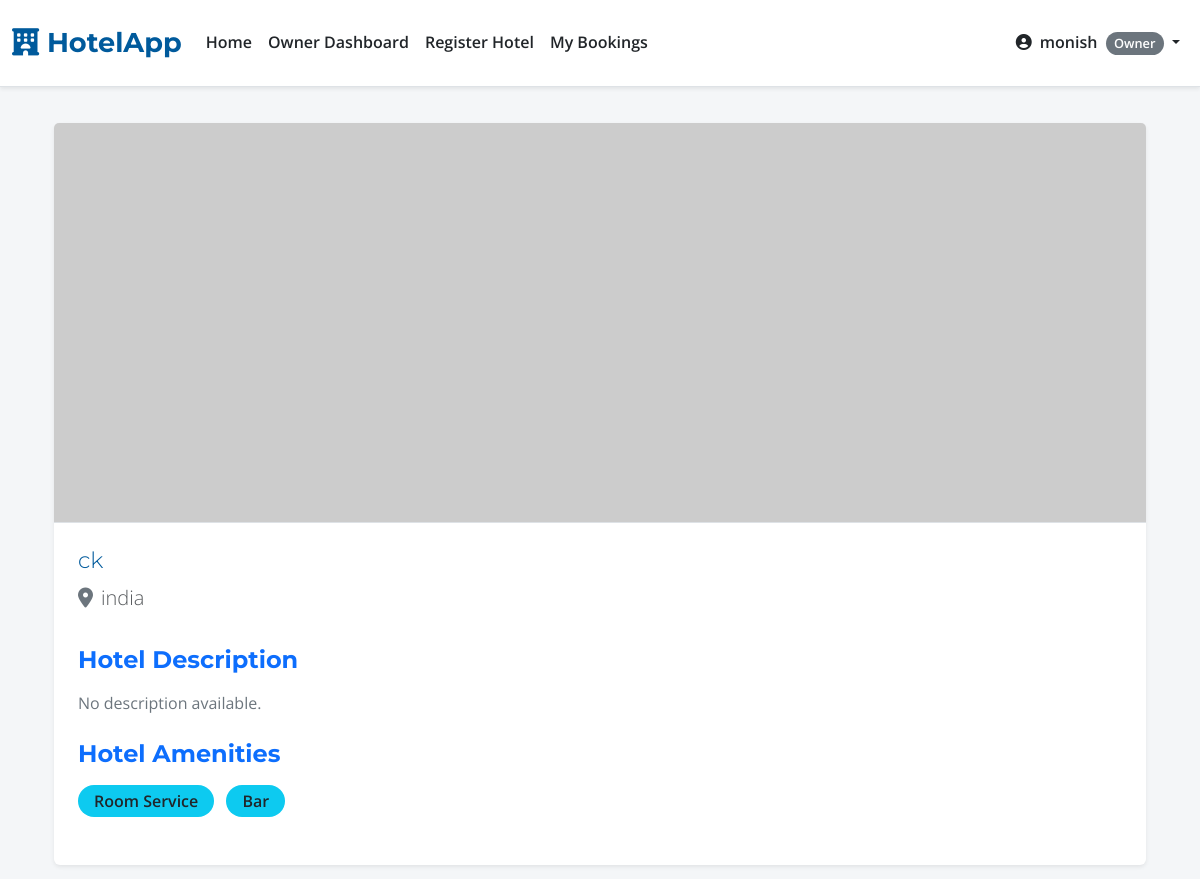
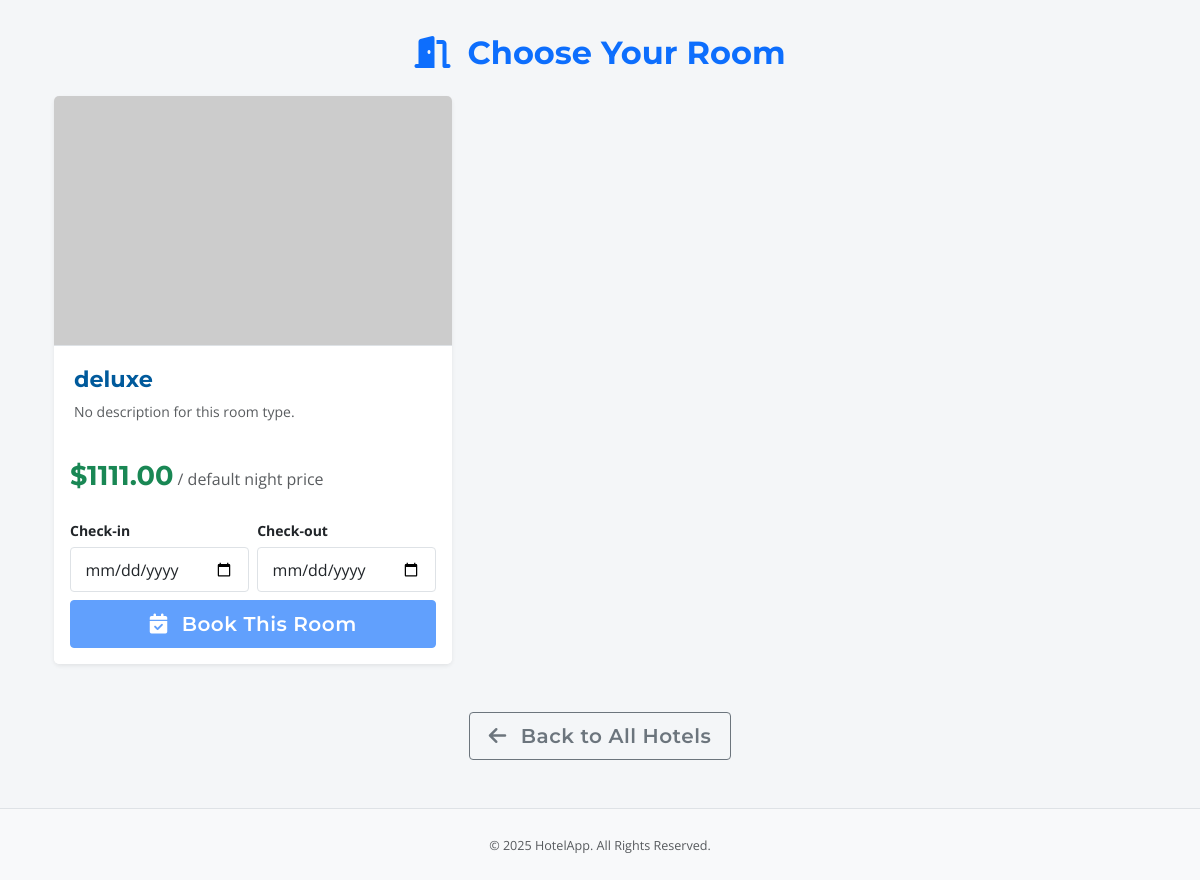
Screenshot of /hotel/1 (signed in) with the database file from the repository (2 pictures, top to bottom).
### app.py (models this page shows, shortened)
class User(UserMixin, db.Model):
    id = db.Column(db.Integer, primary_key=True)
    username = db.Column(db.String(80), unique=True, nullable=False)
    email = db.Column(db.String(120), unique=True, nullable=False)
    password_hash = db.Column(db.String(200), nullable=False)
    role = db.Column(db.String(20), nullable=False, default='user')
    is_active = db.Column(db.Boolean, default=True, nullable=False)
    created_at = db.Column(db.DateTime, default=datetime.utcnow)
    hotels_owned = db.relationship('Hotel', backref='owner_user', lazy=True, foreign_keys='Hotel.owner_id', cascade="all, delete-orphan")
    bookings = db.relationship('Booking', backref='booker', lazy=True, foreign_keys='Booking.user_id', cascade="all, delete-orphan")
    wishlist_items = db.relationship('Wishlist', backref='user', lazy='dynamic', cascade='all, delete-orphan')
    audit_logs = db.relationship('AuditLog', backref='actor', lazy=True, foreign_keys='AuditLog.user_id')

class Hotel(db.Model):
    id = db.Column(db.Integer, primary_key=True)
    name = db.Column(db.String(100), nullable=False)
    location = db.Column(db.String(200), nullable=False)
    description = db.Column(db.Text, nullable=True)
    price_per_night = db.Column(db.Float, nullable=True)
    image_url = db.Column(db.String(255), nullable=True, default='https://via.placeholder.com/800x500.png?text=Main+Hotel+Image')
    owner_id = db.Column(db.Integer, db.ForeignKey('user.id', ondelete='CASCADE'), nullable=False)
    is_approved = db.Column(db.Boolean, default=False, nullable=False)
    star_rating = db.Column(db.Integer, nullable=True)
    amenities = db.relationship('Amenity', secondary=hotel_amenities, lazy='subquery', backref=db.backref('hotels', lazy=True))
    latitude = db.Column(db.Float, nullable=True)
    longitude = db.Column(db.Float, nullable=True)
    gallery_images = db.relationship('HotelImage', backref='hotel_ref', lazy='dynamic', cascade="all, delete-orphan")
    bookings = db.relationship('Booking', backref='hotel', lazy=True, foreign_keys='Booking.hotel_id', cascade="all, delete-orphan")
    wishlisted_by_users = db.relationship('Wishlist', backref='hotel', lazy='dynamic', cascade='all, delete-orphan')
    room_types = db.relationship('RoomType', backref='hotel', lazy='dynamic', cascade="all, delete-orphan")

class Amenity(db.Model):
    id = db.Column(db.Integer, primary_key=True)
    name = db.Column(db.String(50), unique=True, nullable=False)

class RoomType(db.Model):
    id = db.Column(db.Integer, primary_key=True)
    hotel_id = db.Column(db.Integer, db.ForeignKey('hotel.id', ondelete='CASCADE'), nullable=False)
    name = db.Column(db.String(100), nullable=False)
    description = db.Column(db.Text, nullable=True)
    price_per_night = db.Column(db.Float, nullable=False)
    number_of_rooms = db.Column(db.Integer, nullable=False, default=1)
    amenities = db.Column(db.String(300), nullable=True)
    main_image_url = db.Column(db.String(255), nullable=True, default='https://via.placeholder.com/800x500.png?text=Room+Image')
    gallery_images = db.relationship('RoomImage', backref='room_type_ref', lazy='dynamic', cascade="all, delete-orphan")
    bookings = db.relationship('Booking', backref='room_type', lazy='dynamic', cascade="all, delete-orphan")
    availabilities = db.relationship('Availability', backref='room_type_ref', lazy='dynamic', cascade="all, delete-orphan")
    def get_amenities_list(self): return [a.strip() for a in self.amenities.split(',') if a.strip()] if self.amenities else []

### app.py (the view)
@app.route('/hotel/<int:hotel_id>')
def hotel_detail(hotel_id):
    hotel = Hotel.query.get_or_404(hotel_id)
    if not hotel.is_approved and (not current_user.is_authenticated or (current_user.role != 'admin' and current_user.id != hotel.owner_id)):
        flash("This hotel is not yet approved or does not exist.", "warning")
        return redirect(url_for('index'))
    room_types = hotel.room_types.order_by(RoomType.price_per_night.asc()).all()
    return render_template('hotel_detail.html', hotel=hotel, room_types=room_types, today=date.today().isoformat())

### app.py (called while the page is built)
@login_manager.user_loader
def load_user(user_id):
    user = User.query.get(int(user_id))
    if user and user.is_active:
        return user
    return None

@app.context_processor
def utility_processor():
    def is_hotel_in_wishlist(hotel_id):
        if current_user.is_authenticated:
            return Wishlist.query.filter_by(user_id=current_user.id, hotel_id=hotel_id).first() is not None
        return False
    return dict(is_hotel_in_wishlist=is_hotel_in_wishlist)

### templates/hotel_detail.html (shortened to what this page needs)
{% extends "base.html" %}
{% block content %}
<div class="container mt-4 mb-5">
    <div class="card shadow-sm border-0 mb-5">
        <img src="{{ hotel.image_url or 'https://via.placeholder.com/1200x400.png?text=Hotel+Image' }}" class="card-img-top" alt="{{ hotel.name }}" style="max-height: 400px; object-fit: cover;">
        <div class="card-body p-4">
            <div class="d-flex justify-content-between align-items-start">
                <div>
                    <h1 class="card-title display-5 mb-2">{{ hotel.name }}</h1>
                    <p class="lead text-muted mb-2"><i class="fas fa-map-marker-alt text-secondary me-2"></i>{{ hotel.location }}</p>
                </div>
            </div>
            <h4 class="mt-4 mb-3 text-primary">Hotel Description</h4>
            <p class="text-secondary preserve-newlines">{{ hotel.description if hotel.description else "No description available." }}</p>
             {% if hotel.amenities %}
                <h4 class="mt-4 mb-3 text-primary">Hotel Amenities</h4>
                <div class="mb-3">
                    {% for amenity in hotel.amenities %}
                        <span class="badge bg-info text-dark rounded-pill me-2 mb-2 p-2 px-3 fs-6">{{ amenity.name }}</span>
                    {% endfor %}
                </div>
            {% endif %}
        </div>
    </div>
    <h2 class="text-center mb-4 text-primary"><i class="fas fa-door-open me-2"></i> Choose Your Room</h2>
    {% if room_types %}
        <div class="row row-cols-1 row-cols-lg-2 g-4">
            {% for room in room_types %}
            <div class="col d-flex align-items-stretch">
                <div class="card h-100 shadow-sm border-0">
                    <img src="{{ room.main_image_url or 'https://via.placeholder.com/800x500.png?text=No+Room+Image' }}" class="card-img-top" alt="{{ room.name }}" style="height: 250px; object-fit: cover;">
                    <div class="card-body">
                        <h4 class="card-title">{{ room.name }}</h4>
                        <p class="card-text text-muted small">{{ room.description or 'No description for this room type.'}}</p>
                    </div>
                    <div class="card-footer bg-white border-top-0 p-3">
                        <div class="mb-3">
                            <h3 class="text-success d-inline-block">${{ "%.2f"|format(room.price_per_night) }}</h3> <small class="text-muted fs-6">/ default night price</small>
                        </div>
                        <form method="POST" action="{{ url_for('book_room', room_type_id=room.id) }}" class="booking-form" data-room-id="{{ room.id }}">
                            <div class="row g-2">
                                <div class="col-sm-6">
                                    <label for="check_in_date_{{room.id}}" class="form-label small fw-bold">Check-in</label>
                                    <input type="date" class="form-control check-in-date" id="check_in_date_{{room.id}}" name="check_in_date" min="{{ today }}" required>
                                </div>
                                <div class="col-sm-6">
                                    <label for="check_out_date_{{room.id}}" class="form-label small fw-bold">Check-out</label>
                                    <input type="date" class="form-control check-out-date" id="check_out_date_{{room.id}}" name="check_out_date" min="{{ today }}" required>
                                </div>
                            </div>
                            <div class="d-grid mt-2">
                                {% if current_user.is_authenticated %}
                                    <button type="submit" class="btn btn-primary btn-lg" disabled><i class="fas fa-calendar-check me-2"></i> Book This Room</button>
                                {% else %}
                                     <a href="{{ url_for('login', next=request.url) }}" class="btn btn-primary btn-lg">Login to Book</a>
                                {% endif %}
                            </div>
                        </form>
                    </div>
                </div>
            </div>
            {% endfor %}
        </div>
    {% else %}
        <div class="alert alert-warning text-center shadow-sm">This hotel has not listed any rooms yet. Please check back later.</div>
    {% endif %}
    <div class="mt-5 text-center"><a href="{{ url_for('index') }}" class="btn btn-outline-secondary btn-lg"><i class="fas fa-arrow-left me-2"></i> Back to All Hotels</a></div>
</div>
{% endblock %}

### templates/base.html (shortened to what this page needs)
<!DOCTYPE html>
<html lang="en">
<head>
    <link href="https://cdn.jsdelivr.net/npm/bootstrap@5.3.2/dist/css/bootstrap.min.css" rel="stylesheet">
    <link rel="stylesheet" href="https://cdnjs.cloudflare.com/ajax/libs/font-awesome/6.4.2/css/all.min.css" />
    <link rel="stylesheet" href="https://unpkg.com/leaflet@1.9.4/dist/leaflet.css"/>
    <link rel="stylesheet" href="{{ url_for('static', filename='style.css') }}">
</head>
<body class="d-flex flex-column min-vh-100">
    <nav class="navbar navbar-expand-lg navbar-light bg-white fixed-top border-bottom shadow-sm py-3">
        <div class="container-fluid">
            <a class="navbar-brand" href="{{ url_for('index') }}" style="font-family: 'Montserrat', sans-serif; font-weight: 700; color: var(--primary-color, #005A9C); font-size: 1.6rem;">
                <i class="fas fa-hotel"></i> HotelApp
            </a>
            <div class="collapse navbar-collapse" id="navbarNav">
                <ul class="navbar-nav me-auto mb-2 mb-lg-0">
                    <li class="nav-item">
                        <a class="nav-link {% if request.endpoint == 'index' %}active fw-bold{% endif %}" href="{{ url_for('index') }}">Home</a>
                    </li>
                    {% if current_user.is_authenticated %}
                        {% if current_user.role == 'admin' %}
                            <li class="nav-item"><a class="nav-link {% if request.endpoint == 'admin_dashboard' %}active fw-bold{% endif %}" href="{{ url_for('admin_dashboard') }}">Admin Dashboard</a></li>
                        {% elif current_user.role == 'owner' %}
                            <li class="nav-item"><a class="nav-link {% if request.endpoint == 'owner_dashboard' %}active fw-bold{% endif %}" href="{{ url_for('owner_dashboard') }}">Owner Dashboard</a></li>
                            <li class="nav-item"><a class="nav-link {% if request.endpoint == 'register_hotel' %}active fw-bold{% endif %}" href="{{ url_for('register_hotel') }}">Register Hotel</a></li>
                        {% endif %}
                        <li class="nav-item"><a class="nav-link {% if request.endpoint == 'my_bookings' %}active fw-bold{% endif %}" href="{{ url_for('my_bookings') }}">My Bookings</a></li>
                    {% endif %}
                </ul>
                <ul class="navbar-nav ms-auto mb-2 mb-lg-0 align-items-center">
                    {% if current_user.is_authenticated %}
                        <li class="nav-item dropdown">
                            <a class="nav-link dropdown-toggle" href="#" id="navbarUserDropdown" role="button" data-bs-toggle="dropdown" aria-expanded="false">
                                <i class="fas fa-user-circle me-1"></i> {{ current_user.username }}
                                <span class="badge rounded-pill bg-secondary ms-1">{{ current_user.role|capitalize }}</span>
                            </a>
                        </li>
                    {% else %}
                        <li class="nav-item"><a class="nav-link {% if request.endpoint == 'login' %}active fw-bold{% endif %}" href="{{ url_for('login') }}">Login</a></li>
                        <li class="nav-item"><a class="btn btn-primary btn-sm ms-2" href="{{ url_for('register') }}">Register</a></li>
                    {% endif %}
                </ul>
            </div>
        </div>
    </nav>
    <main class="container-fluid mt-4 flex-grow-1">
        <div class="container">
            {% block content %}{% endblock %}
        </div>
    </main>
    <footer class="py-4 mt-auto bg-light text-center text-muted border-top">
        <div class="container"><small>© <span id="currentYear"></span> HotelApp. All Rights Reserved.</small></div>
    </footer>
</body>
</html>

### static/style.css (style rules this page uses)
:root { --primary-color: #005A9C; --secondary-color: #FFA500; --light-bg: #f8f9fa; --dark-text: #212529; --medium-text: #6c757d; --border-color: #dee2e6; --card-shadow: 0 2px 8px rgba(0, 0, 0, 0.075); --card-hover-shadow: 0 6px 15px rgba(0, 0, 0, 0.12); }
body { font-family: 'Open Sans', sans-serif; color: var(--dark-text); background-color: #f4f6f8; padding-top: 75px; line-height: 1.6; display: flex; flex-direction: column; min-height: 100vh; }
.container, .container-fluid { flex-grow: 1; }
h1, h2, h3, h4, h5, h6 { font-family: 'Montserrat', sans-serif; font-weight: 700; color: var(--primary-color); }
h1 { font-size: 2.4rem; margin-bottom: 1rem; }
h2 { font-size: 2rem; margin-bottom: 0.8rem; }
h3 { font-size: 1.7rem; margin-bottom: 0.6rem; }
a { color: var(--primary-color); text-decoration: none; transition: color 0.2s ease-in-out; }
.navbar { background-color: #ffffff !important; border-bottom: 1px solid var(--border-color); box-shadow: 0 2px 4px rgba(0,0,0,0.04); padding-top: 0.7rem; padding-bottom: 0.7rem; }
.navbar-brand { font-size: 1.7rem !important; }
.navbar-nav .nav-link { color: var(--dark-text) !important; font-weight: 600; padding: 0.5rem 1rem; }
.btn { font-family: 'Montserrat', sans-serif; font-weight: 600; padding: 0.5rem 1.2rem; border-radius: 0.25rem; transition: all 0.2s ease-in-out; letter-spacing: 0.5px; }
.btn-primary { background-color: var(--primary-color); border-color: var(--primary-color); }
.form-control, .form-select { border-radius: 0.25rem; border: 1px solid var(--border-color); padding: 0.6rem 0.9rem; transition: border-color 0.2s ease, box-shadow 0.2s ease; }
.form-label { font-weight: 600; margin-bottom: 0.3rem; }
.card { border: 1px solid var(--border-color); border-radius: 0.375rem; box-shadow: var(--card-shadow); transition: box-shadow 0.25s ease-in-out, transform 0.25s ease-in-out; background-color: #fff; }
.card-img-top { border-bottom: 1px solid var(--border-color); }
.card-body { padding: 1.25rem; }
.card-title { font-size: 1.4rem; color: var(--primary-color); margin-bottom: 0.5rem; }
.card-footer { background-color: #fff; border-top: 1px solid var(--border-color); padding: 1rem 1.25rem; }
.badge { font-size: 0.8em; padding: 0.4em 0.65em; font-weight: 600; }
.preserve-newlines { white-space: pre-wrap; }
footer { background-color: #e9ecef; padding: 1.5rem 0; font-size: 0.9em; color: var(--medium-text); }

### templates/base.html (style rules this page uses)
body { padding-top: 75px; }

### rows the page displays
User: username "monish", role "Owner"
Hotel: name "ck", location "india", description "No description available."
Amenity: name "Room Service"
Amenity: name "Bar"
RoomType: name "deluxe", description "No description for this room type.", price_per_night "1111.00"
